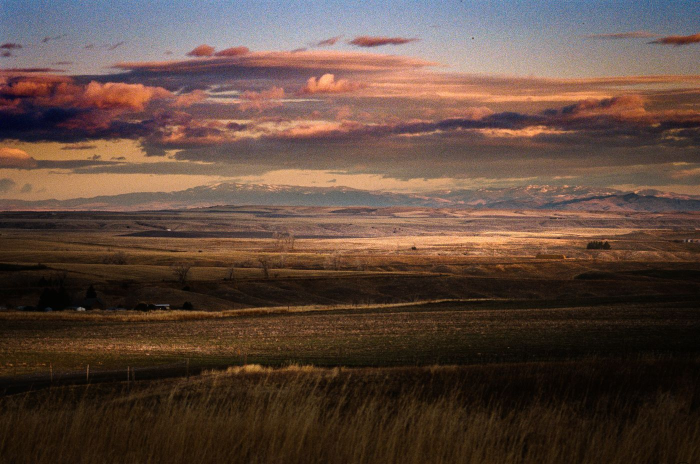
#> input picture assets/photos/lg/21331.jpg, 1400 x 928 px (shown at 1/2 size)
$ python -i scorer.py   (imports and definitions only)   (older library calls are emulated)
#> lines starting #> are read from the running program, lines starting #| are printed output that depends on the picture
"""Technical quality scorer — thumbnail Laplacian / exposure / motion heuristics.

Scores sm/md JPEG previews only (never full RAW decode). Face boxes come from
``face_detections`` when present; no new face detection runs here.

eyes_open
---------
v1 skips eyes-open: ``face_detections`` stores bbox + embedding only — no
landmarks / keypoints in the schema. Column stays NULL until landmarks exist.

Score blend (higher is better, 0–100)
-------------------------------------
Components stored as 0–1 floats:

- ``sharpness`` — Laplacian variance, resolution-normalized to ~0–1
- ``subject_sharpness`` — same over stored face boxes (scaled to the scoring
  thumb), else a center-weighted 40% region
- ``exposure_clip`` — fraction of pixels within 1% of black or white (badness)
- ``motion_blur`` — FFT directional-energy anisotropy (badness; honest heuristic,
  not a true optical-flow motion estimate — high values mean energy is
  concentrated along one angular direction, which often correlates with
  directional blur but also with strong linear structure in the scene)
- ``eyes_open`` — NULL in v1

::

    score = 100 * (
        0.35 * sharpness
      + 0.35 * subject_sharpness
      + 0.15 * (1 - exposure_clip)
      + 0.15 * (1 - motion_blur)
    )
"""

from __future__ import annotations

from datetime import datetime, timezone
from typing import TYPE_CHECKING, Any

if TYPE_CHECKING:
    import numpy as np


IMAGE_QUALITY_DDL = """
CREATE TABLE IF NOT EXISTS image_quality (
    image_id INTEGER PRIMARY KEY REFERENCES images(id) ON DELETE CASCADE,
    sharpness REAL,
    subject_sharpness REAL,
    exposure_clip REAL,
    motion_blur REAL,
    eyes_open REAL,
    score REAL,
    scored_at TEXT
);
CREATE INDEX IF NOT EXISTS idx_image_quality_score
ON image_quality(score DESC);
"""

# Soft-saturation scale: Laplacian variance ≈ _LAP_REF at REF_PIXELS → ~0.63.
# tau scales with pixel count so sm/md thumbs stay comparable.
_REF_PIXELS = 256.0 * 256.0
_LAP_REF = 180.0
_CENTER_FRAC = 0.40

WEIGHT_SHARPNESS = 0.35
WEIGHT_SUBJECT = 0.35
WEIGHT_EXPOSURE = 0.15
WEIGHT_MOTION = 0.15

EYES_OPEN_V1_NOTE = (
    "eyes_open skipped in v1: face_detections has no landmarks/keypoints "
    "(bbox + embedding only); column stays null"
)


def _now() -> str:
    return datetime.now(timezone.utc).isoformat()


# [4 lines left out: function _clamp01, not called in this run]


# [3 lines not run here, left out]


# [255 lines left out: functions _decode_gray, _laplacian_variance, _normalize_sharpness, _center_region, _crop_box, _exposure_clip_fraction and 6 more, not called in this run]

>>> import cv2
>>> picture = cv2.imread('../../../assets/photos/lg/21331.jpg', cv2.IMREAD_GRAYSCALE)
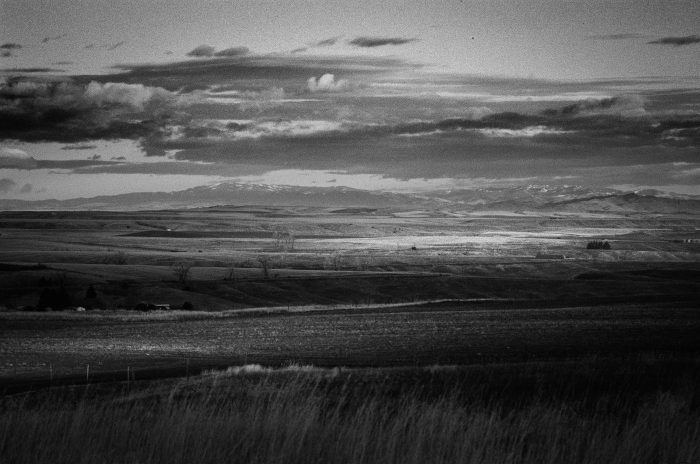
#> picture: shape (928, 1400) (shown at 1/2 size); min 0, max 247, mean 77.7
#> (the run stopped early here; a loop or call above may not have finished)

$ run again, on assets/photos/lg/21334.jpg
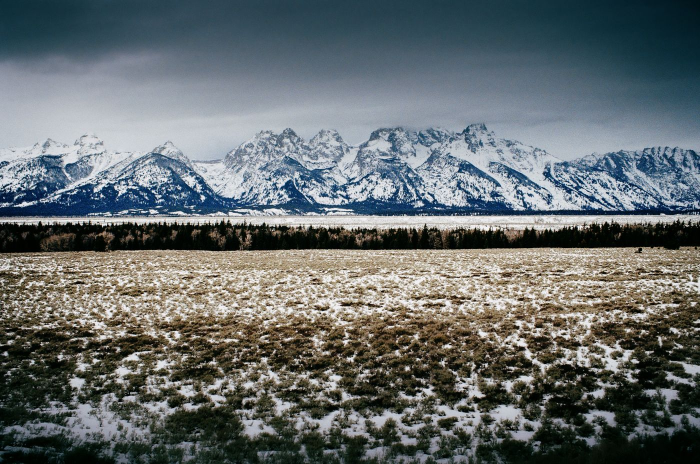
#> input picture assets/photos/lg/21334.jpg, 1400 x 928 px (shown at 1/2 size)
#> `picture = cv2.imread('../../../assets/photos/lg/21331.jpg', cv2.IMREAD..`:
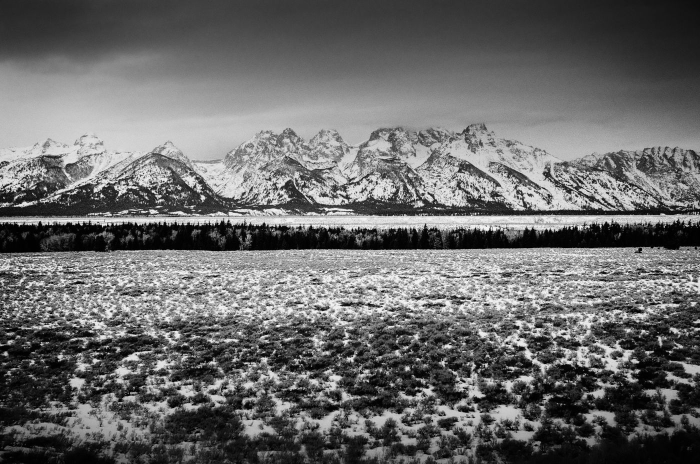
#> picture: shape (928, 1400) (shown at 1/2 size); min 0, max 255, mean 106

$ run again, on assets/photos/lg/21346.jpg
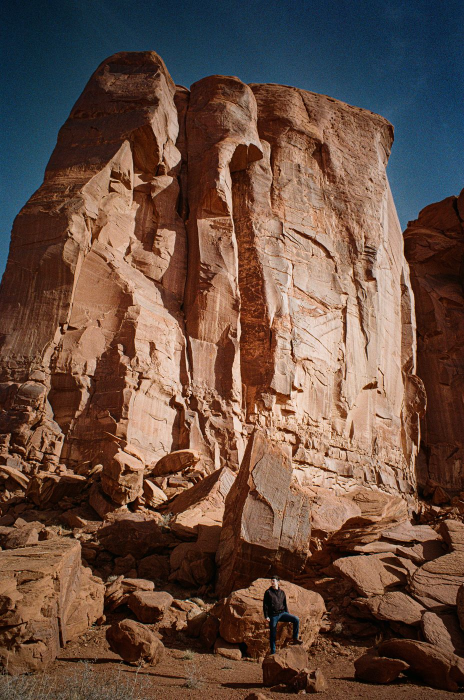
#> input picture assets/photos/lg/21346.jpg, 928 x 1400 px (shown at 1/2 size)
#> `picture = cv2.imread('../../../assets/photos/lg/21331.jpg', cv2.IMREAD..`:
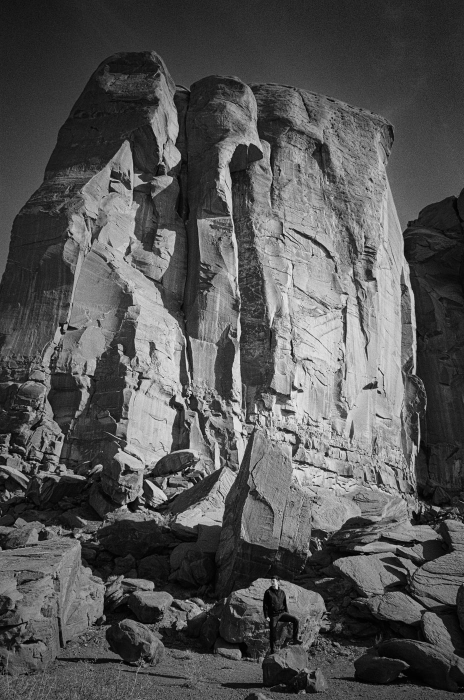
#> picture: shape (1400, 928) (shown at 1/2 size); min 0, max 250, mean 84.6

$ run again, on assets/photos/lg/21352.jpg
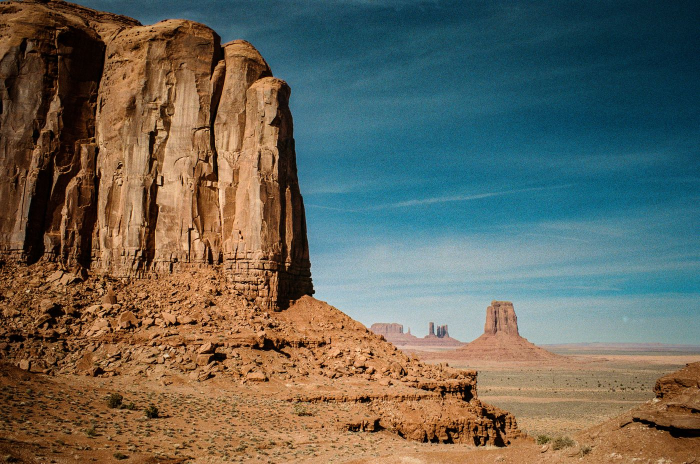
#> input picture assets/photos/lg/21352.jpg, 1400 x 928 px (shown at 1/2 size)
#> `picture = cv2.imread('../../../assets/photos/lg/21331.jpg', cv2.IMREAD..`:
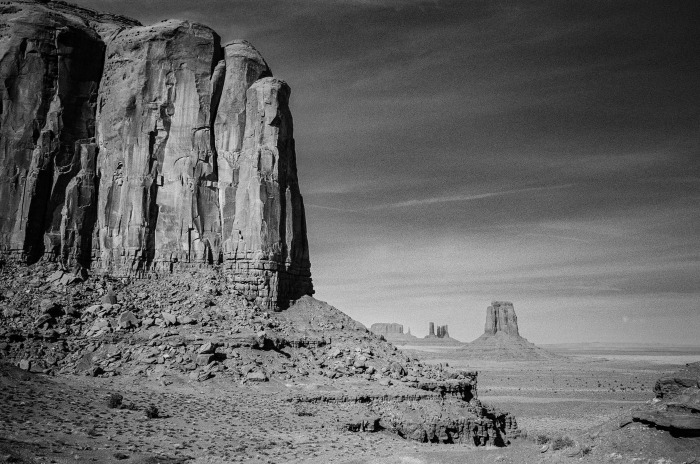
#> picture: shape (928, 1400) (shown at 1/2 size); min 0, max 252, mean 101
